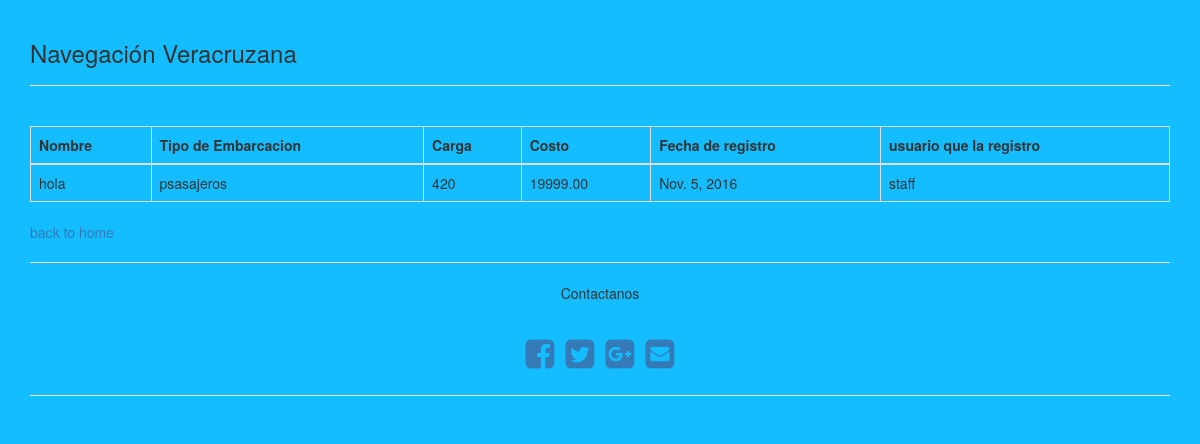
/navega/ceo/, run on an earlier commit of the app's database.
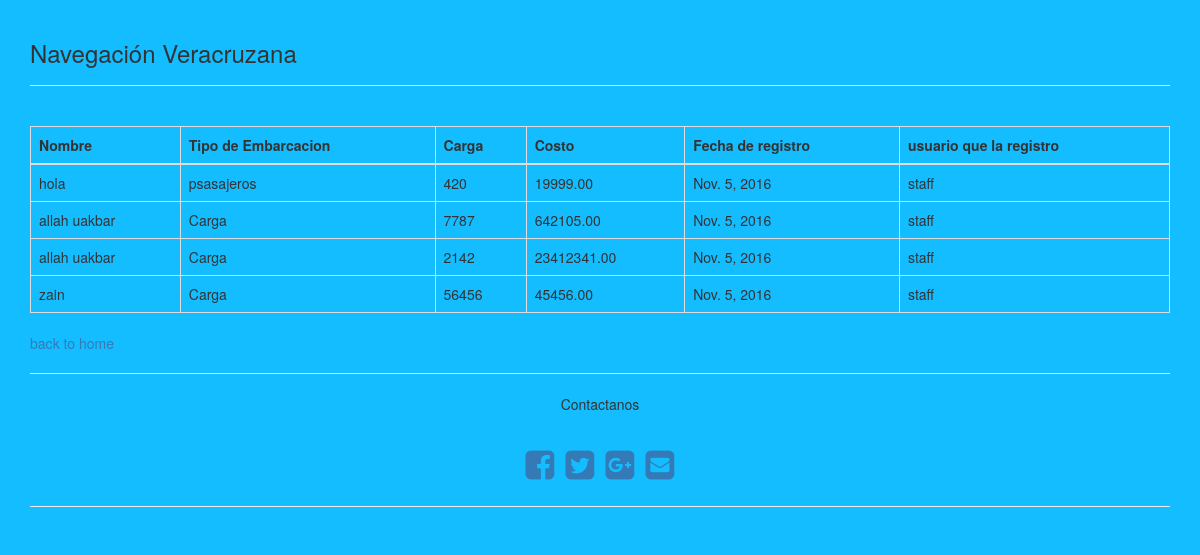
And on a later commit of the database.
### navega/models.py (models this page shows)
class Embarcacion(models.Model):
    nombre = models.CharField(max_length=120)
    eslora = models.DecimalField(max_digits=10, decimal_places=2)
    calado = models.DecimalField(max_digits=10, decimal_places=2)
    tipo = models.CharField(max_length=30)
    carga = models.IntegerField()
    costo = models.DecimalField(max_digits=10, decimal_places=2)
    fecha = models.DateField(auto_now=False, auto_now_add=True)
    company = models.CharField(max_length=100)
    usuario = models.ForeignKey(settings.AUTH_USER_MODEL)

### navega/views.py (the view)
def ceo(request):
    st = datetime.date(2016,1,1)
    en = datetime.date(2016,12,31)
    ships = Embarcacion.objects.filter(fecha__range=(st, en))
    return render(request, 'navega/ceo.html', {"ships":ships})

### navega/templates/navega/ceo.html (shortened to what this page needs)
{% extends "layout.html" %}
{% block content %}
    <br>
    <table class="table table-bordered table-hover">
        <thead class="thead-inverse">
        <tr>
            <th>Nombre</th>
            <th>Tipo de Embarcacion</th>
            <th>Carga</th>
            <th>Costo</th>
            <th>Fecha de registro</th>
            <th>usuario que la registro</th>
        </tr>
        </thead>
        {% for ship in ships %}
            <tr>
                <td>{{ ship.nombre }}</td>
                <td> {{ ship.tipo }}</td>
                <td>{{ ship.carga }}</td>
                <td>{{ ship.costo }}</td>
                <td>{{ ship.fecha }}</td>
                <td>{{ ship.usuario }}</td>
            </tr>
        {% endfor %}
    </table>
    <a href="/"> back to home</a>
{% endblock %}

### templates/layout.html (shortened to what this page needs)
{% load static from staticfiles %}
<!DOCTYPE html>
<html lang="en">
<head>
    <link rel="stylesheet" href="//maxcdn.bootstrapcdn.com/bootstrap/3.2.0/css/bootstrap.min.css">
    <link rel="stylesheet" href="//maxcdn.bootstrapcdn.com/bootstrap/3.2.0/css/bootstrap-theme.min.css">
    <link href="//maxcdn.bootstrapcdn.com/font-awesome/4.1.0/css/font-awesome.min.css" rel="stylesheet">
    <link href="https://maxcdn.bootstrapcdn.com/bootstrap/3.3.5/css/bootstrap.min.css" rel="stylesheet">
    <link rel="stylesheet" href="{% static 'css/footers.css' %}">
</head>
<body id="pito">
<div class="container">
    <div class="page-header">
        <h3>Navegaci&oacute;n Veracruzana</h3>
    </div>
</div>
<section class="container m-t-3 p-t-2">
    {% block content %}
    {% endblock %}
</section>
<div class="container">
    <hr>
    <div class="text-center center-block">
        <p class="txt-railway">Contactanos</p>
        <br />
        <a href="https://www.facebook.com/navegamela"><i id="social-fb" class="fa fa-facebook-square fa-3x social"></i></a>
        <a href="https://twitter.com/legardeando"><i id="social-tw" class="fa fa-twitter-square fa-3x social"></i></a>
        <a href="https://plus.google.com/+navegamela"><i id="social-gp" class="fa fa-google-plus-square fa-3x social"></i></a>
        <a href="mailto:legardo@nevegamela.com.mx"><i id="social-em" class="fa fa-envelope-square fa-3x social"></i></a>
    </div>
    <hr>
</div>
</body>
</html>

### assets/css/footers.css (style rules this page uses)
.social { -webkit-transform: scale(0.8); -moz-transform: scale(0.8); -o-transform: scale(0.8); -webkit-transition-duration: 0.5s; -moz-transition-duration: 0.5s; -o-transition-duration: 0.5s; }
#pito { background-color: #14bdff; }

What changed in the data, as far as the page shows it:
added Embarcacion: nombre "allah uakbar", tipo "Carga", carga "7787", costo "642105.00", fecha "Nov. 5, 2016", usuario "staff"
added Embarcacion: nombre "allah uakbar", tipo "Carga", carga "2142", costo "23412341.00", fecha "Nov. 5, 2016", usuario "staff"
added Embarcacion: nombre "zain", tipo "Carga", carga "56456", costo "45456.00", fecha "Nov. 5, 2016", usuario "staff"
